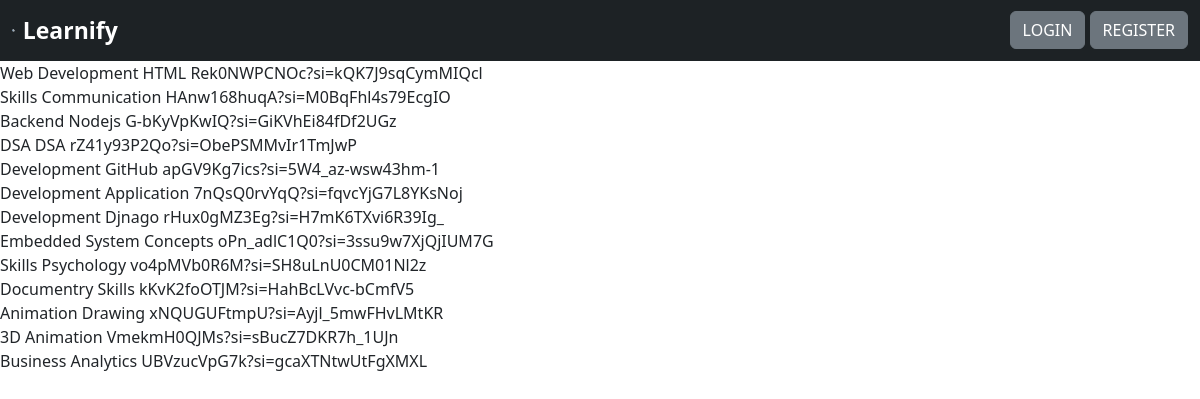
The app's page /display/ with its own data.
### website/models.py (models this page shows, shortened)
class record2(models.Model):
	domain=models.CharField(max_length=100)
	subdomain=models.CharField(max_length=100)
	coursename=models.CharField(max_length=100,default="Unknown")
	instructor=models.CharField(max_length=100,default="Unknown")
	video=models.CharField(max_length=1000)

### website/views.py (the view)
# urls.py: path('display/',views.display,name='display'),
def display(request):
	objects = record2.objects.all()
	return render(request,'display.html',{'records':objects})

### website/templates/display.html
{% extends 'base.html' %}
{% block content %}
{% for record in records %}
	{{record.domain}}
	{{record.subdomain}}
	{{record.video}}
	<br>
{% endfor %}
{% endblock %}

### website/templates/base.html (shortened to what this page needs)
<!doctype html>
{% load static %}
<html lang="en">
  <head>
    <link href="https://cdn.jsdelivr.net/npm/bootstrap@5.3.3/dist/css/bootstrap.min.css" rel="stylesheet">
  </head>
  <body >
    {% include 'navbar.html' %}
    {% block content %}
    {% endblock %}
  </body>
</html>

### website/templates/navbar.html (shortened to what this page needs)
<nav class="navbar navbar-expand-lg " style="background-color: #1d2225;">
  <div class="container-fluid" >
    <a class="navbar-brand" href="{% url 'home'  %}" style="display: flex; justify-content: center; align-items: center; justify-content: space-between; margin: 0px; width: 9%; color: white;">
    	<b style="font-size:23px; padding-left: 5px;  ">Learnify</b></a>
    {% if user.is_authenticated%}
    <div style="width: 40%; display: flex; transform: translate(-5%);" >
        <input  class="form-control me-2 search-bar" type="text" placeholder="Search" aria-label="Search" style="border-radius: 6px ;background-color: white; border: 2px solid white; width: 100%;">
        <a class="btn btn-secondary" id='button' href='#'>SEARCH</a>
    </div>
    <a class='btn btn-secondary' href="{% url 'logout' %}">LOGOUT</a>
    {% else %}
    <div>
    <a class='btn btn-secondary' href="{% url 'login' %}">LOGIN</a>
    <a class='btn btn-secondary' href="{% url 'register' %}">REGISTER</a>
  </div>
    {% endif %}
  </div>
</nav>

### records on screen
record2: domain "Web Development", subdomain "HTML", video "Rek0NWPCNOc?si=kQK7J9sqCymMIQcl"
record2: domain "Skills", subdomain "Communication", video "HAnw168huqA?si=M0BqFhl4s79EcgIO"
record2: domain "Backend", subdomain "Nodejs", video "G-bKyVpKwIQ?si=GiKVhEi84fDf2UGz"
record2: domain "DSA", subdomain "DSA", video "rZ41y93P2Qo?si=ObePSMMvIr1TmJwP"
record2: domain "Development", subdomain "GitHub", video "apGV9Kg7ics?si=5W4_az-wsw43hm-1"
record2: domain "Development", subdomain "Application", video "7nQsQ0rvYqQ?si=fqvcYjG7L8YKsNoj"
record2: domain "Development", subdomain "Djnago", video "rHux0gMZ3Eg?si=H7mK6TXvi6R39Ig_"
record2: domain "Embedded System", subdomain "Concepts", video "oPn_adlC1Q0?si=3ssu9w7XjQjIUM7G"
record2: domain "Skills", subdomain "Psychology", video "vo4pMVb0R6M?si=SH8uLnU0CM01Nl2z"
record2: domain "Documentry", subdomain "Skills", video "kKvK2foOTJM?si=HahBcLVvc-bCmfV5"
record2: domain "Animation", subdomain "Drawing", video "xNQUGUFtmpU?si=Ayjl_5mwFHvLMtKR"
record2: domain "3D", subdomain "Animation", video "VmekmH0QJMs?si=sBucZ7DKR7h_1UJn"
record2: domain "Business", subdomain "Analytics", video "UBVzucVpG7k?si=gcaXTNtwUtFgXMXL"
